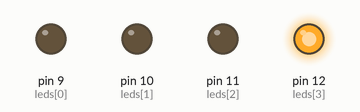
Recording of a sketch running on a simulated Arduino Uno, built with avr-gcc and run on an emulated ATmega328P. On the bench: output pins drawn as LEDs (lit = HIGH).

Above: at 5.5 s.
At 13.5 s:
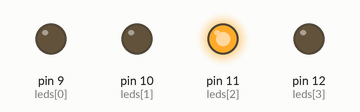
At 16.3 s:
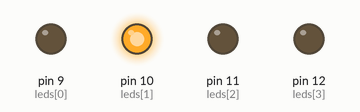
At 24.2 s:
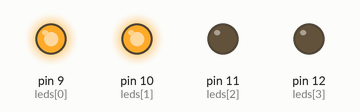
At 31.87 s:
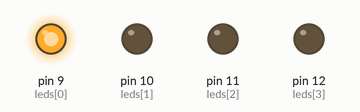
At 34.5 s:
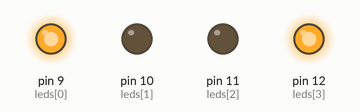
Timing chart, 0 to 46.8 s (numbered marks = the images above):
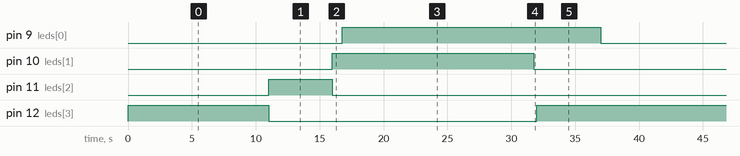

Measured:
- by itself, pin 9 (leds[0]): alternates HIGH for 20.3 s and LOW for 15.8 s
- by itself, pin 10 (leds[1]): alternates HIGH for 15.8 s and LOW for 20.3 s
- by itself, pin 11 (leds[2]): alternates HIGH for 5.0 s and LOW for 31.0 s
- by itself, pin 12 (leds[3]): repeats every 36.0 s: LOW 21.0 s, HIGH 15.0 s

The sketch:

semaforo.ino
```cpp
const int botao = 8; // bot?o do sem?foro no pino 8
const int leds[] = {9, 10, 11, 12, 13};
boolean abre = false;

/**
  led verde do pedestre no pino 9
  led vermelho no pino 10
  led amarelo no pino 11
  led verde no pino 12
  led vermelho do pedestre no pino 13
*/


void setup() {
  for (int i = 0; i < 4; i++) {
    pinMode(leds[i], OUTPUT);
  }
}

void loop() {

  if (abre) { // se o estado do bot?o for HIGH (alto, 1)
    delay(10000); // inicia uma contagem de 10 segundos
    digitalWrite(leds[3], LOW); // apos a contagem de 10 segundos, apaga o led verde
    digitalWrite(leds[2], HIGH); // apos apagar o led vede, acende o amarelo
    delay(5000); // inicia uma contagem de 5 segundos
    digitalWrite(leds[2], LOW); // apos a contagem de 5 segundos, apaga o led amarelo
    digitalWrite(leds[4], LOW); // apos a contagem de 5 segundos, apaga o led vermelho para o padestre
    digitalWrite(leds[1], HIGH); // apos a contagem de 5 segundos, acende o led vermelho para os veiculoso
    delay(750); // delay de seguranca para acender o led verde para os pedestres
    digitalWrite(leds[0], HIGH); // apos a contagem de 75 milisegundos, acende o led verde para o pedestre
    delay(15000); // inicia uma contagem de 15 segundos

    for (int y = 0; y < 1; y++) { // para y igual a zero; y menor que 1; use y e depois incremente                    /* la?o para piscar o led vermelho no final da contagem */
      digitalWrite(leds[1], LOW); // apaga o led vermelho dos ve?culos
      delay(250); // conta 25 milisegundos
      digitalWrite(leds[3], HIGH); // acende o led vermelho dos ve?culos
    }

    for (int x = 0; x < 10; x++) { // para x igual a zero; x menor que dez; use x e depois incremete                    /* la?o para piscar o led vermelho no final da contagem */
      digitalWrite(leds[4], HIGH); // acende o led verde do padestre
      delay(250); // conta 25 milisegundos
      digitalWrite(leds[4], LOW); // apaga o lede verde do padestre
      delay(250); // conta 2,5 segundos
    }

    digitalWrite(leds[1], LOW); // ap?s a contagem de 15 segundos, apaga o led vermelho
    digitalWrite(leds[0], LOW); // ap?s a contagem de 15 segundos, apaga o led verde do padestre

  } else { // sen?o

    digitalWrite(leds[3], HIGH); // assim que o programa iniciar, ligar? o led verde para os ve?culos
    digitalWrite(leds[4], HIGH); // assim que o programa iniciar, ligar? o led vermelho para o padestre
    delay(1000);
    abre = true;
  }

}
```
